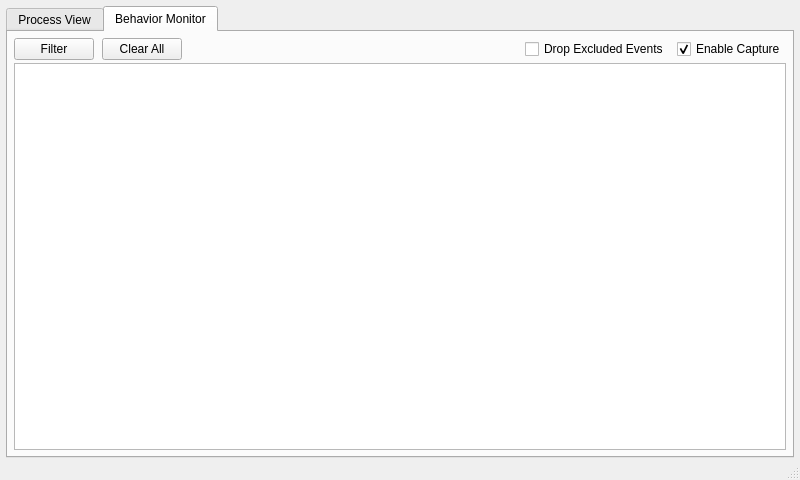
<?xml version="1.0" encoding="UTF-8"?>
<ui version="4.0">
 <class>MainWindow</class>
 <widget class="QMainWindow" name="MainWindow">
  <property name="geometry">
   <rect>
    <x>0</x>
    <y>0</y>
    <width>800</width>
    <height>480</height>
   </rect>
  </property>
  <property name="minimumSize">
   <size>
    <width>800</width>
    <height>480</height>
   </size>
  </property>
  <property name="windowTitle">
   <string>Syscall Monitor</string>
  </property>
  <property name="windowIcon">
   <iconset resource="resource.qrc">
    <normaloff>:/SyscallMon.ico</normaloff>:/SyscallMon.ico</iconset>
  </property>
  <widget class="QWidget" name="centralWidget">
   <layout class="QVBoxLayout" name="verticalLayout">
    <property name="spacing">
     <number>0</number>
    </property>
    <property name="leftMargin">
     <number>6</number>
    </property>
    <property name="topMargin">
     <number>6</number>
    </property>
    <property name="rightMargin">
     <number>6</number>
    </property>
    <property name="bottomMargin">
     <number>6</number>
    </property>
    <item>
     <widget class="QTabWidget" name="tabWidget">
      <property name="currentIndex">
       <number>1</number>
      </property>
      <widget class="QWidget" name="tab_1">
       <attribute name="title">
        <string>Process View</string>
       </attribute>
       <layout class="QVBoxLayout" name="verticalLayout_2">
        <property name="spacing">
         <number>0</number>
        </property>
        <property name="leftMargin">
         <number>0</number>
        </property>
        <property name="topMargin">
         <number>0</number>
        </property>
        <property name="rightMargin">
         <number>0</number>
        </property>
        <property name="bottomMargin">
         <number>0</number>
        </property>
        <item>
         <widget class="QTreeView" name="treeView_Process">
          <property name="contextMenuPolicy">
           <enum>Qt::CustomContextMenu</enum>
          </property>
          <property name="frameShadow">
           <enum>QFrame::Sunken</enum>
          </property>
          <property name="lineWidth">
           <number>1</number>
          </property>
          <property name="verticalScrollMode">
           <enum>QAbstractItemView::ScrollPerItem</enum>
          </property>
         </widget>
        </item>
       </layout>
      </widget>
      <widget class="QWidget" name="tab_2">
       <attribute name="title">
        <string>Behavior Monitor</string>
       </attribute>
       <layout class="QVBoxLayout" name="verticalLayout_3">
        <property name="spacing">
         <number>3</number>
        </property>
        <property name="leftMargin">
         <number>6</number>
        </property>
        <property name="topMargin">
         <number>6</number>
        </property>
        <property name="rightMargin">
         <number>6</number>
        </property>
        <property name="bottomMargin">
         <number>6</number>
        </property>
        <item>
         <layout class="QGridLayout" name="gridLayout">
          <property name="horizontalSpacing">
           <number>8</number>
          </property>
          <item row="0" column="4">
           <widget class="QCheckBox" name="checkBox_EnableCapture">
            <property name="sizePolicy">
             <sizepolicy hsizetype="Fixed" vsizetype="Fixed">
              <horstretch>0</horstretch>
              <verstretch>0</verstretch>
             </sizepolicy>
            </property>
            <property name="text">
             <string>Enable Capture</string>
            </property>
            <property name="checked">
             <bool>true</bool>
            </property>
           </widget>
          </item>
          <item row="0" column="3">
           <widget class="QCheckBox" name="checkBox_DropExclude">
            <property name="sizePolicy">
             <sizepolicy hsizetype="Fixed" vsizetype="Fixed">
              <horstretch>0</horstretch>
              <verstretch>0</verstretch>
             </sizepolicy>
            </property>
            <property name="text">
             <string>Drop Excluded Events</string>
            </property>
            <property name="checked">
             <bool>false</bool>
            </property>
           </widget>
          </item>
          <item row="0" column="0">
           <widget class="QPushButton" name="pushButton_OpenFilter">
            <property name="sizePolicy">
             <sizepolicy hsizetype="Fixed" vsizetype="Fixed">
              <horstretch>0</horstretch>
              <verstretch>0</verstretch>
             </sizepolicy>
            </property>
            <property name="text">
             <string>Filter</string>
            </property>
           </widget>
          </item>
          <item row="0" column="2">
           <widget class="QLabel" name="labal_FilterStatus">
            <property name="sizePolicy">
             <sizepolicy hsizetype="Minimum" vsizetype="Minimum">
              <horstretch>0</horstretch>
              <verstretch>0</verstretch>
             </sizepolicy>
            </property>
            <property name="minimumSize">
             <size>
              <width>250</width>
              <height>0</height>
             </size>
            </property>
            <property name="baseSize">
             <size>
              <width>0</width>
              <height>0</height>
             </size>
            </property>
            <property name="text">
             <string/>
            </property>
            <property name="textFormat">
             <enum>Qt::PlainText</enum>
            </property>
           </widget>
          </item>
          <item row="0" column="1">
           <widget class="QPushButton" name="pushButton_ClearEvents">
            <property name="sizePolicy">
             <sizepolicy hsizetype="Fixed" vsizetype="Fixed">
              <horstretch>0</horstretch>
              <verstretch>0</verstretch>
             </sizepolicy>
            </property>
            <property name="text">
             <string>Clear All</string>
            </property>
           </widget>
          </item>
         </layout>
        </item>
        <item>
         <widget class="QTableView" name="tableView_Event">
          <property name="sizePolicy">
           <sizepolicy hsizetype="Expanding" vsizetype="Expanding">
            <horstretch>0</horstretch>
            <verstretch>0</verstretch>
           </sizepolicy>
          </property>
          <property name="contextMenuPolicy">
           <enum>Qt::CustomContextMenu</enum>
          </property>
          <property name="autoFillBackground">
           <bool>false</bool>
          </property>
          <property name="selectionMode">
           <enum>QAbstractItemView::SingleSelection</enum>
          </property>
          <property name="selectionBehavior">
           <enum>QAbstractItemView::SelectRows</enum>
          </property>
          <property name="verticalScrollMode">
           <enum>QAbstractItemView::ScrollPerItem</enum>
          </property>
          <property name="horizontalScrollMode">
           <enum>QAbstractItemView::ScrollPerPixel</enum>
          </property>
         </widget>
        </item>
       </layout>
      </widget>
     </widget>
    </item>
   </layout>
  </widget>
  <widget class="QStatusBar" name="statusBar">
   <property name="enabled">
    <bool>true</bool>
   </property>
   <property name="minimumSize">
    <size>
     <width>0</width>
     <height>16</height>
    </size>
   </property>
   <property name="toolTip">
    <string/>
   </property>
   <property name="statusTip">
    <string/>
   </property>
  </widget>
 </widget>
 <layoutdefault spacing="6" margin="11"/>
 <resources>
  <include location="resource.qrc"/>
 </resources>
 <connections/>
</ui>
